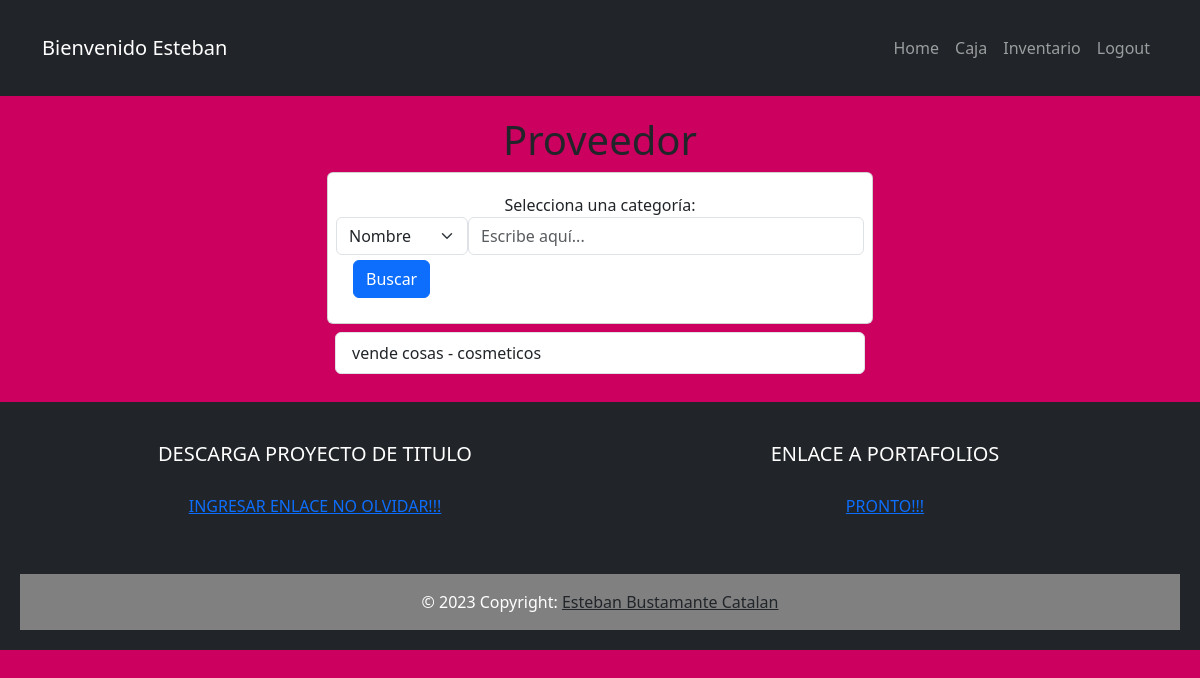
Page /req/buscaProveedor/ (signed in) on the earlier database version.
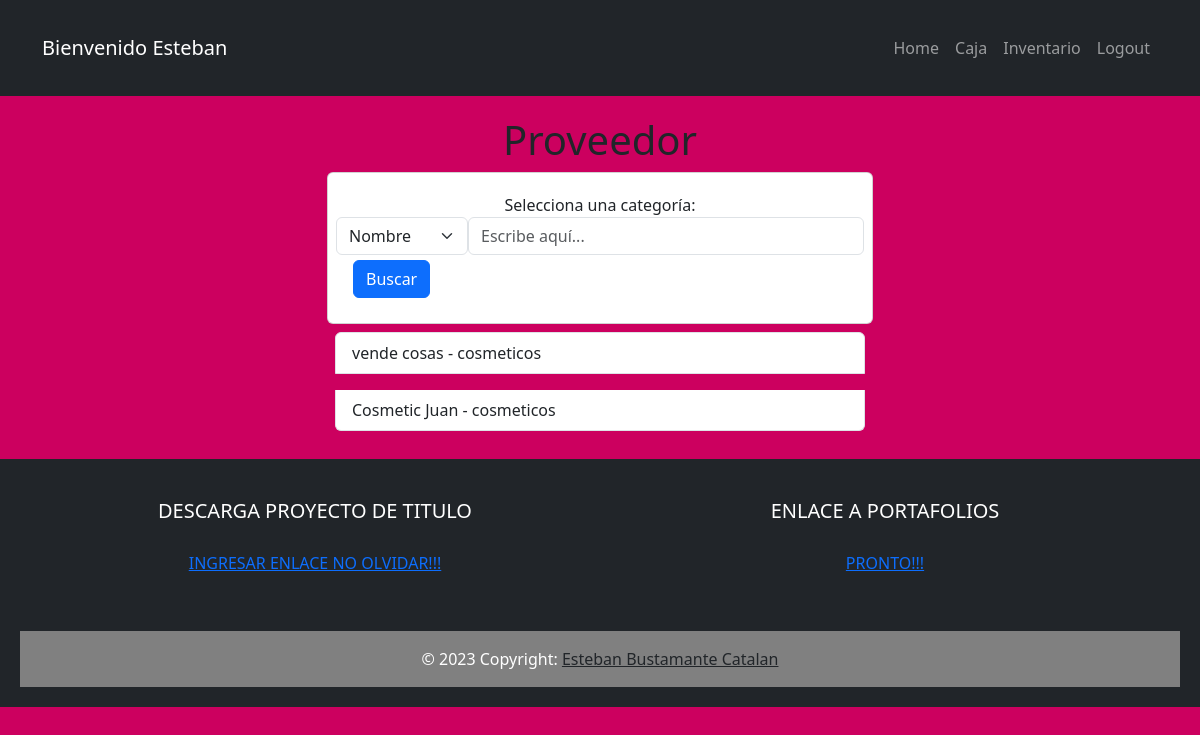
Same page on the later database version.
### inventario/models.py (models this page shows)
class Proveedor(models.Model):
    nombre = models.CharField(max_length=100)
    rut = models.CharField(max_length=100)
    direccion = models.CharField(max_length=100)
    rubro = models.CharField(max_length=100)
    medioDePago = models.CharField(max_length=100)
    def __str__(self):
        return f"{self.nombre} - {self.rubro}"

### inventario/views.py (the view)
# urls.py: path('req/buscaProveedor/', views.busca_proveedor, name='busca_proveedor'),
@login_required
def busca_proveedor(request):
    if request.method == 'POST':
        categoria = request.POST.get('categoria')
        imput = request.POST.get('imput')
        if categoria:
            proveedor = Proveedor.objects.filter(
                Q(**{f'{categoria}__icontains': imput}))
        else:
            proveedor = Proveedor.objects.all()
        return render(request, 'listaProveedor.html', {'proveedores': proveedor})
    else:
        proveedor = Proveedor.objects.all()
        return render(request, 'listaProveedor.html', {'proveedores': proveedor})

### inventario/templates/listaProveedor.html (shortened to what this page needs)
{% extends 'base.html' %} {% block content%}
<main class="container">
  <div class="row">
    <h1>Proveedor</h1>
    <div class="col-md-6 offset-md-3">
      <form method="POST" action="{% url 'busca_proveedor' %}" class="card text-center">
        <div class="row"><label for="categoria">Selecciona una categoría:</label>
          <select class="form-select w-25" name="categoria" id="categoria">
            <option value="nombre">Nombre</option>
          </select>
          <input type="text" name="imput" id="imput" placeholder="Escribe aquí..." class="form-control w-75"></div>
          <div class="text-center">
            <button class="btn btn-primary d-flex justify-content-center marg">Buscar</button>
        </div>
      </form>
    <ul class="list-group">
      {% for proveedor in proveedores %}
      <a class="list-group-item  m-2" href="{% url 'mostrar_proveedor' proveedor.id %}"><li>{{proveedor}}</li></a>
      {% endfor %}
    </ul>
    </div>
  </div>
</main>
{% endblock %}

Differences in the rows shown:
added Proveedor: nombre+rubro "Cosmetic Juan - cosmeticos"
